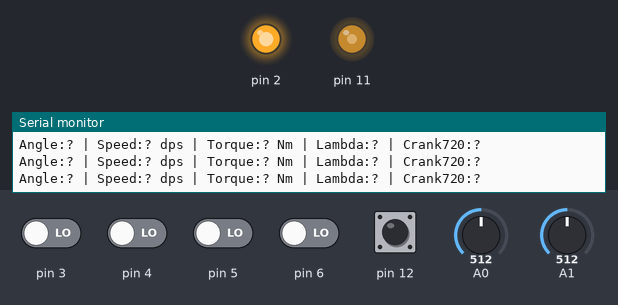
A sketch run on a simulated Arduino Uno, built with avr-gcc and run on an emulated ATmega328P. Parts: output pins drawn as LEDs (lit = HIGH), the last lines printed to the serial monitor. Inputs (shaded band) come from the test bench; at power-on: pin 12 HIGH, pin 3–6 LOW, A1 = 512, A0 = 512.

Above: at 1.2 s.
1.3 s: A1 set to 617
2.8 s: A1 set to 643
5.8 s: A0 set to 0
At 6.52 s:
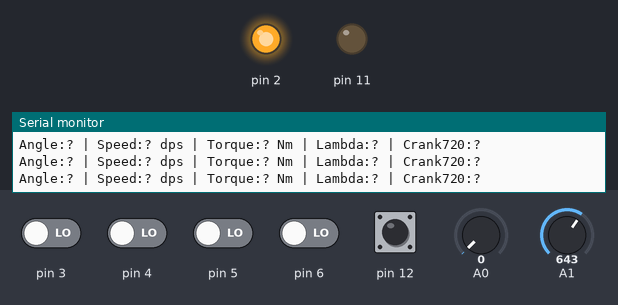
8.8 s: A0 set to 40
At 9.48 s:
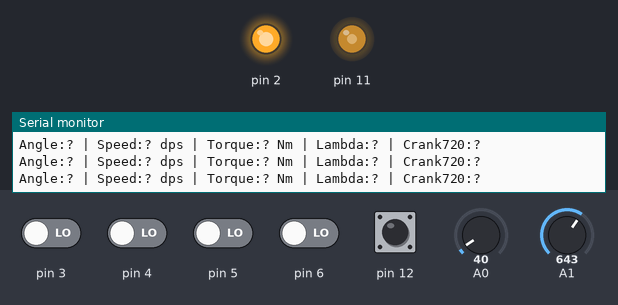
11.8 s: pin 12 pulled LOW for 0.15 s
At 12.18 s:
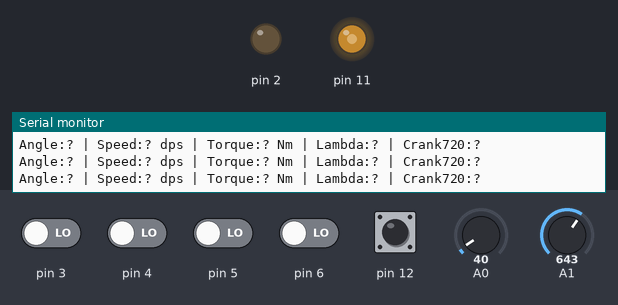
At 12.93 s:
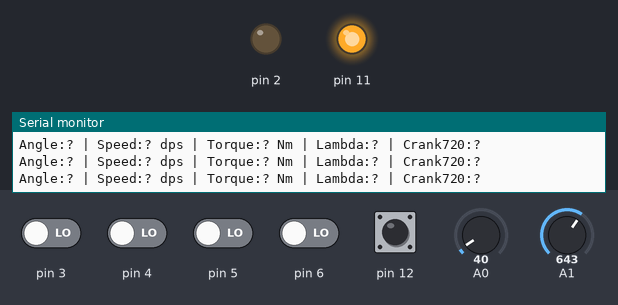
14.8 s: pin 3 driven HIGH
Timing chart, 0 to 18.8 s (numbered marks = the images above; inputs shaded):
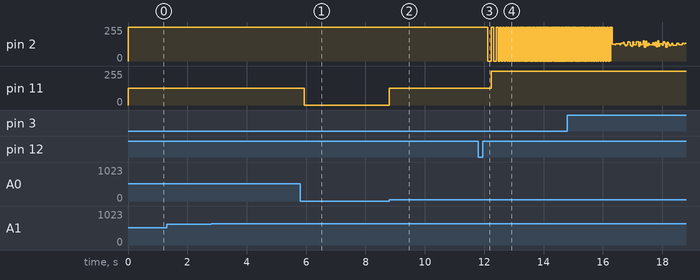

The sketch:

flywheel4_start.ino
```cpp
#include <Arduino.h>
#include <TimerOne.h>
#include <math.h>

// =================================================================
// == CONFIGURATION & CONSTANTS
// =================================================================

// Use namespaces to organize constants and avoid global name clashes.
namespace Pins {
    constexpr uint8_t CAM_POS = 2;
    constexpr uint8_t INJ[] = {3, 4, 5, 6};
    constexpr uint8_t IGN[] = {7, 8, 9, 10};
    constexpr uint8_t LAMBDA = 11;
    constexpr uint8_t START_BUTTON = 12; // external start button (active LOW)
    constexpr uint8_t THROTTLE_ADC = A0;
    constexpr uint8_t FORCE_ADC = A1;
}

namespace Config {
    // Defines the timing of the main simulation loop.
    constexpr float TIME_STEP_S = 0.001f; // 1 ms update interval

    // Cam wheel selection
    enum class CamWheelType { WHEEL_1, WHEEL_2, WHEEL_3 };
    constexpr CamWheelType CAM_WHEEL = CamWheelType::WHEEL_1;

    // ADC resolution
    constexpr float ADC_MAX_VAL = 1023.0f;
    constexpr float ADC_MID_VAL = 511.5f; // Center for signed inputs
}

namespace Physics {
    // Physical constants
    constexpr float PI = 3.14159265358979323846f;
    constexpr float AIR_DENSITY_KGM3 = 1.225f;   // kg/m^3
    constexpr float FUEL_DENSITY_KGM3 = 720.0f; // kg/m^3

    // Flywheel properties
    constexpr float FLYWHEEL_MASS_KG = 10.0f;
    constexpr float FLYWHEEL_RADIUS_M = 0.1f;
    constexpr float FLYWHEEL_INERTIA = FLYWHEEL_MASS_KG * FLYWHEEL_RADIUS_M * FLYWHEEL_RADIUS_M; // kg·m^2

    // Friction model
    constexpr float VISCOUS_FRICTION_COEFF = 0.002f; // Nm per rad/s
    constexpr float STATIC_FRICTION_NM = 0.05f;      // Coulomb friction
    constexpr float ENGINE_BRAKE_FACTOR = 4.0f;      // Multiplier when throttle is closed
    constexpr int THROTTLE_BRAKE_THRESHOLD = 50;     // ADC units
}

namespace Engine {
    constexpr int NUM_CYLINDERS = 4;
    // Firing order for a typical inline-4 engine: 1-3-4-2
    constexpr int FIRING_ORDER[NUM_CYLINDERS] = {0, 2, 3, 1}; // 0-indexed cylinders
    // Firing events happen every 180 degrees of crank rotation in a 4-cyl engine.
    constexpr float FIRING_START_DEG[NUM_CYLINDERS] = {0.0f, 180.0f, 360.0f, 540.0f};

    // Engine geometry
    constexpr float BORE_M = 0.0671f;
    constexpr float STROKE_M = 0.0706f;
    constexpr float CYLINDER_AREA_M2 = Physics::PI * (BORE_M / 2.0f) * (BORE_M / 2.0f);
    constexpr float THROTTLE_DIAMETER_M = 0.05f;
    constexpr float THROTTLE_AREA_M2 = Physics::PI * (THROTTLE_DIAMETER_M / 2.0f) * (THROTTLE_DIAMETER_M / 2.0f);

    // Combustion model
    constexpr float STOICHIOMETRIC_RATIO = 14.7f;
    constexpr float COMBUSTION_PRESSURE_SCALE = 1e5f;
    constexpr float MAX_COMBUSTION_PRESSURE_PA = 5.0e6f; // Pascal, clamp to avoid huge values
    constexpr float MIN_FUEL_MASS_KG = 1e-9f; // Minimum fuel to avoid division by zero

    // Starter motor
    constexpr float STARTER_TORQUE_NM = 5.0f;
    constexpr float STARTER_SPEED_THRESHOLD_DPS = 600.0f; // deg/s

    // ECU Inputs
    constexpr float INJ_FLOW_RATE_KGS = 0.0002f; // Assumed kg per second
}

// =================================================================
// == DATA STRUCTURES
// =================================================================

/**
 * @brief Holds the state for a single engine cylinder.
 */
struct Cylinder {
    // NOTE: 'volatile' is used for variables accessed in both main loop and ISRs.
    // While simulation logic is now in the main loop, pulse measurement is not.
    volatile float injected_fuel_mass = Engine::MIN_FUEL_MASS_KG;
    volatile bool is_injecting = false;
    volatile unsigned long injection_start_us = 0;

    // These variables are only updated in the main simulation thread,
    // so they don't strictly need to be volatile.
    float air_mass_kg = 0.0f;
    float lambda = 1.0f;
};

// =================================================================
// == GLOBAL STATE VARIABLES
// =================================================================
// These variables represent the core state of the engine simulation.
// They are marked 'volatile' because they are modified in the main loop
// but can be read asynchronously for telemetry.
volatile float flywheel_angle_deg = 0.0f; // Current angle [0, 360)
volatile float flywheel_speed_dps = 0.0f; // Current speed in degrees/sec
volatile float flywheel_torque_nm = 0.0f; // Last calculated net torque
volatile float crank_angle_720_deg = 0.0f; // Tracks the 4-stroke cycle [0, 720)
volatile float lambda_overall = 1.0f;

// Create an array of Cylinder objects
Cylinder cylinders[Engine::NUM_CYLINDERS];

// This flag is set by the timer ISR to signal the main loop to run a simulation tick.
volatile bool run_simulation_tick = false;

// =================================================================
// == HELPER FUNCTIONS
// =================================================================

static inline float deg_to_rad(float deg) {
    return deg * (Physics::PI / 180.0f);
}

static inline float rad_to_deg(float rad) {
    return rad * (180.0f / Physics::PI);
}

template<typename T>
T clamp(T val, T min_val, T max_val) {
    if (val < min_val) return min_val;
    if (val > max_val) return max_val;
    return val;
}

// =================================================================
// == INTERRUPT SERVICE ROUTINES (ISRs)
// =================================================================

/**
 * @brief Timer ISR. Kept extremely short and fast.
 * Its only job is to set a flag to trigger the simulation update in the main loop.
 */
void timer_isr() {
    run_simulation_tick = true;
}

/**
 * @brief Measures the pulse width of injector signals.
 * This is called from the main loop but captures timings that could be missed.
 * For higher precision, this could be tied to pin-change interrupts instead of polling.
 */
void measure_injector_pulses() {
    unsigned long now_us = micros();

    for (int i = 0; i < Engine::NUM_CYLINDERS; ++i) {
        bool current_state = digitalRead(Pins::INJ[i]);

        // Rising edge: injector opens
        if (current_state && !cylinders[i].is_injecting) {
            cylinders[i].injection_start_us = now_us;
            cylinders[i].is_injecting = true;
        }
        // Falling edge: injector closes, calculate fuel injected
        else if (!current_state && cylinders[i].is_injecting) {
            unsigned long width_us = now_us - cylinders[i].injection_start_us;
            float width_s = width_us / 1e6f;
            cylinders[i].injected_fuel_mass = Engine::INJ_FLOW_RATE_KGS * width_s;
            // Prevent fuel from being exactly zero to avoid divide-by-zero errors.
            if (cylinders[i].injected_fuel_mass < Engine::MIN_FUEL_MASS_KG) {
                cylinders[i].injected_fuel_mass = Engine::MIN_FUEL_MASS_KG;
            }
            cylinders[i].is_injecting = false;
        }
    }
    // Note: A similar function for ignition timing could be added here if needed.
}


// =================================================================
// == SIMULATION LOGIC
// =================================================================

/**
 * @brief Updates the engine physics and state for one time step.
 */
void update_simulation() {
    // 1. Read Inputs
    int throttle_adc = analogRead(Pins::THROTTLE_ADC);
    int force_adc = analogRead(Pins::FORCE_ADC);

    float throttle_frac = throttle_adc / Config::ADC_MAX_VAL;
    // External force is signed; 512 is center. A real sensor would need calibration.
    float external_force = (force_adc - Config::ADC_MID_VAL) * 0.01f;

    float net_torque = 0.0f;

    // 2. Calculate Torque from Combustion
    // Update the 720-degree crank angle
    crank_angle_720_deg += flywheel_speed_dps * Config::TIME_STEP_S;
    crank_angle_720_deg = fmod(crank_angle_720_deg, 720.0f);
    if (crank_angle_720_deg < 0.0f) {
        crank_angle_720_deg += 720.0f;
    }

    float total_lambda = 0.0f;
    for (int i = 0; i < Engine::NUM_CYLINDERS; ++i) {
        int cyl_idx = Engine::FIRING_ORDER[i];
        float start_angle = Engine::FIRING_START_DEG[i];
        float phase_deg = crank_angle_720_deg - start_angle;

        // Check if this cylinder is in its power stroke (0-180 degrees after its firing event)
        if (phase_deg >= 0.0f && phase_deg <= 180.0f) {
            // NOTE: This is a highly simplified air mass model. It doesn't account for
            // volumetric efficiency, manifold pressure, or air velocity.
            cylinders[cyl_idx].air_mass_kg = Engine::THROTTLE_AREA_M2 * throttle_frac * Physics::AIR_DENSITY_KGM3 * Engine::STROKE_M;

            float fuel_mass = cylinders[cyl_idx].injected_fuel_mass;
            cylinders[cyl_idx].lambda = (cylinders[cyl_idx].air_mass_kg / fuel_mass) / Engine::STOICHIOMETRIC_RATIO;
            cylinders[cyl_idx].lambda = clamp(cylinders[cyl_idx].lambda, 0.5f, 2.0f);

            // Combustion pressure model. Pressure is highest near stoich (lambda=1).
            // This model is a simple approximation. A real map would be more complex.
            float efficiency_factor = (cylinders[cyl_idx].lambda < 1.0f) ? cylinders[cyl_idx].lambda : (1.0f / cylinders[cyl_idx].lambda);
            float burn_frac = clamp(phase_deg / 180.0f, 0.0f, 1.0f); // Simple linear burn
            float pressure_pa = efficiency_factor * Engine::COMBUSTION_PRESSURE_SCALE * burn_frac;
            pressure_pa = clamp(pressure_pa, 0.0f, Engine::MAX_COMBUSTION_PRESSURE_PA);

            float combustion_force = pressure_pa * Engine::CYLINDER_AREA_M2;
            net_torque += combustion_force * Physics::FLYWHEEL_RADIUS_M; // Simplified torque calculation
        }
        total_lambda += cylinders[cyl_idx].lambda;
    }
    lambda_overall = total_lambda / Engine::NUM_CYLINDERS;

    // 3. Add Other Torques (Starter, External Load, Friction)
    // Starter motor torque
    if (digitalRead(Pins::START_BUTTON) == LOW && fabsf(flywheel_speed_dps) < Engine::STARTER_SPEED_THRESHOLD_DPS) {
        net_torque += Engine::STARTER_TORQUE_NM;
    }
    // External load
    net_torque -= external_force * Physics::FLYWHEEL_RADIUS_M;

    // Friction Torque
    float omega_rad_s = deg_to_rad(flywheel_speed_dps);
    float viscous_friction = Physics::VISCOUS_FRICTION_COEFF * omega_rad_s;
    if (throttle_adc < Physics::THROTTLE_BRAKE_THRESHOLD) {
        viscous_friction *= Physics::ENGINE_BRAKE_FACTOR;
    }

    float coulomb_friction = 0.0f;
    if (fabsf(flywheel_speed_dps) > 1e-3f) { // Moving
        coulomb_friction = (flywheel_speed_dps > 0.0f) ? Physics::STATIC_FRICTION_NM : -Physics::STATIC_FRICTION_NM;
    } else { // Static
        if (fabsf(net_torque) < Physics::STATIC_FRICTION_NM) {
            net_torque = 0.0f; // Not enough torque to overcome stiction
        } else {
            coulomb_friction = (net_torque > 0) ? -Physics::STATIC_FRICTION_NM : Physics::STATIC_FRICTION_NM;
        }
    }
    net_torque -= (viscous_friction + coulomb_friction);
    flywheel_torque_nm = net_torque;

    // 4. Integrate Dynamics (Euler method)
    float angular_accel_rad_s2 = net_torque / Physics::FLYWHEEL_INERTIA;
    float angular_accel_deg_s2 = rad_to_deg(angular_accel_rad_s2);

    flywheel_speed_dps += angular_accel_deg_s2 * Config::TIME_STEP_S;
    flywheel_angle_deg += flywheel_speed_dps * Config::TIME_STEP_S;

    // Normalize angle to [0, 360)
    flywheel_angle_deg = fmod(flywheel_angle_deg, 360.0f);
    if (flywheel_angle_deg < 0.0f) {
        flywheel_angle_deg += 360.0f;
    }

    // 5. Update Outputs
    // Lambda sensor output (PWM)
    int lambda_pwm = map(clamp(lambda_overall, 0.0f, 2.0f), 0.0f, 2.0f, 0, 255);
    analogWrite(Pins::LAMBDA, lambda_pwm);

    // Cam sensor output
    float cam_angle_deg = fmod(flywheel_angle_deg / 2.0f, 360.0f);
    bool cam_pos_state = false;
    switch (Config::CAM_WHEEL) {
        case Config::CamWheelType::WHEEL_1: cam_pos_state = (fmod(cam_angle_deg, 180.0f) < 90.0f); break;
        case Config::CamWheelType::WHEEL_2: cam_pos_state = (fmod(cam_angle_deg, 90.0f) < 45.0f); break;
        case Config::CamWheelType::WHEEL_3: cam_pos_state = (fmod(cam_angle_deg, 60.0f) < 30.0f); break;
    }
    digitalWrite(Pins::CAM_POS, cam_pos_state);
}

/**
 * @brief Prints telemetry data to the Serial monitor.
 */
void print_telemetry() {
    static unsigned long last_print_ms = 0;
    if (millis() - last_print_ms > 250) {
        last_print_ms = millis();

        // Safely copy volatile data to local variables for printing
        noInterrupts();
        float angle = flywheel_angle_deg;
        float speed = flywheel_speed_dps;
        float torque = flywheel_torque_nm;
        float lam = lambda_overall;
        float crank720 = crank_angle_720_deg;
        interrupts();

        char buffer[128];
        snprintf(buffer, sizeof(buffer),
                 "Angle:%.2f | Speed:%.2f dps | Torque:%.3f Nm | Lambda:%.3f | Crank720:%.2f",
                 angle, speed, torque, lam, crank720);
        Serial.println(buffer);
    }
}


// =================================================================
// == ARDUINO SETUP & LOOP
// =================================================================

void setup() {
    Serial.begin(115200);
    Serial.println("Engine Simulator Initializing...");

    // Configure pin modes
    pinMode(Pins::CAM_POS, OUTPUT);
    pinMode(Pins::LAMBDA, OUTPUT);
    pinMode(Pins::START_BUTTON, INPUT_PULLUP);

    for (int i = 0; i < Engine::NUM_CYLINDERS; ++i) {
        pinMode(Pins::INJ[i], INPUT);
        pinMode(Pins::IGN[i], INPUT);
    }
    // ADC pins are INPUT by default, no need to set pinMode.

    // Initialize Timer1 for the simulation tick
    unsigned long period_us = (unsigned long)(Config::TIME_STEP_S * 1e6f);
    Timer1.initialize(period_us);
    Timer1.attachInterrupt(timer_isr); // Attach the lightweight ISR

    Serial.println("Engine simulator started.");
}

void loop() {
    // Check if the timer ISR has requested a simulation update.
    if (run_simulation_tick) {
        // It's important to reset the flag immediately to not miss a tick.
        run_simulation_tick = false;

        // Run the main simulation logic
        measure_injector_pulses();
        update_simulation();
    }

    // Telemetry and other non-critical tasks can run here.
    print_telemetry();

    // A small delay can be added to yield time if other low-priority tasks are needed,
    // but the loop should be free to run as fast as possible to catch the tick flag.
    // delay(1);
}
```

Measured:
- after the input at 5.8 s, pin 11: 127/255 → 0/255 after 0.15 s
- after the input at 8.8 s, pin 11: 0/255 → 127/255 at once
- after the input at 11.8 s, pin 2: 255/255 → 0/255 after 0.33 s, then repeats every 0.16 s: 255/255 0.09 s, 0/255 0.07 s; pin 11: 127/255 → 255/255 after 0.44 s
